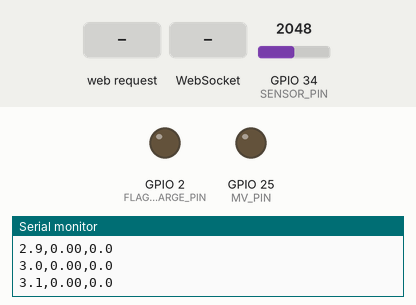
Recording of a program running on a simulated ESP32. Parts: output pins drawn as LEDs (lit = HIGH), the last lines printed to the serial monitor. The inputs (shaded band) are chosen by the test bench; at power-on: GPIO 34 (SENSOR_PIN) = 2048. WiFi joins after 1.5 s; servers stay silent unless stated; storage starts empty.

Above: at 3.2 s.
3.3 s: HTTP request GET /discharge received
At 3.9 s:
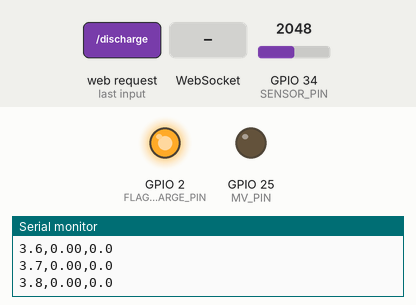
At 6.2 s:
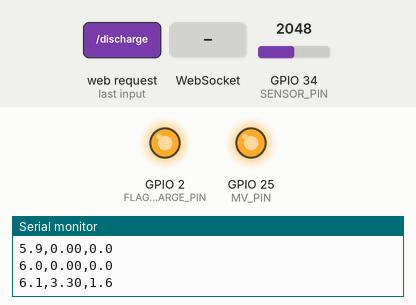
6.3 s: WebSocket text "/discharge" received
At 8.2 s:
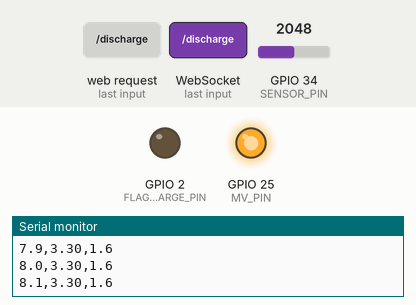
8.8 s: WebSocket text "1" received
Timing chart, 0 to 11.8 s (numbered marks = the images above; inputs shaded):
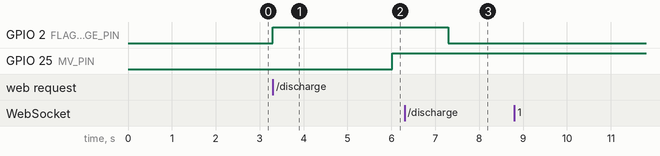

Measured:
- after the input at 3.3 s, GPIO 2 (FLAG_DISCHARGE_PIN): LOW → HIGH at once

The program:

main.cpp
```cpp
#include <Arduino.h>

/********* ADAPTADO DE...
  Rui Santos & Sara Santos - Random Nerd Tutorials
  Complete instructions at https://RandomNerdTutorials.com/esp32-websocket-server-sensor/
  Permission is hereby granted, free of charge, to any person obtaining a copy of this software and associated documentation files.
  The above copyright notice and this permission notice shall be included in all copies or substantial portions of the Software.
*********/
#include <WiFi.h>
#include <WebServer.h>
#include <WebSocketsServer.h>
#include <Arduino_JSON.h>
#include <freertos/FreeRTOS.h>
#include "SPIFFS.h"

// Replace with your network credentials
const char* ssid = "Servos_2g";
const char* password = "discipulo";

// Settings according to resistor value and capacitor value
static const float R = 10000; //ohms 10k
static const float C = 0.0001; //faraday 100 uF
static const float timeConstant = R*C;
static const TickType_t samplingInterval = ((timeConstant*1000)/10.) / portTICK_PERIOD_MS; // 100ms = 0.1s
static const TickType_t timeToApplyMV = (timeConstant*4*1000) / portTICK_PERIOD_MS;

// Globals
static const uint8_t SENSOR_PIN = 34;
static const uint8_t MV_PIN = 25;
static const uint8_t FLAG_DISCHARGE_PIN = 2;
volatile float VCC = 0.0; //initial value applied from t=0 to t=timeToApplyMV
volatile uint16_t sensorReadingInt;
volatile float sensorReadingVoltage;
String jsonString;

static TimerHandle_t getSensorReadingTimer = NULL;
static TimerHandle_t stepInputStartTimer = NULL;

// Create a WebSocket object
WebSocketsServer websocketserver = WebSocketsServer(8080);
WebServer webserver(80);

// Callbacks
void notifyClients(String sensorReadings) {
  websocketserver.broadcastTXT(sensorReadings);
}

void onWebSocketEvent(uint8_t num, WStype_t type, uint8_t *payload, size_t length) {
  switch(type) {
    case WStype_DISCONNECTED:
      Serial.printf("[%u] disconnected\n", num);
      break;
    case WStype_CONNECTED: {
      IPAddress ip = websocketserver.remoteIP(num);
      Serial.printf("[%u] connection from ", num);
      Serial.println(ip.toString());
    }
      break;
    case WStype_TEXT:
      Serial.printf("[%u] Text: %s\n", num, payload) ;
      notifyClients(jsonString);
      //websocketserver.sendTXT(num, payload); //send payload back to the client
      break;
    case WStype_ERROR:
    case WStype_BIN:
    case WStype_FRAGMENT_TEXT_START:
    case WStype_FRAGMENT_BIN_START:
    case WStype_FRAGMENT:
    case WStype_FRAGMENT_FIN:
    default: break;
  }
}
// Json Variable to Hold Sensor Readings
JSONVar readings;

// Timer variables
unsigned long lastTime = 0;
unsigned long refreshInterval = ((timeConstant*1000)/10.);

void getSensorReadingCallback(TimerHandle_t xTimer) {
  readings["time"] = String(xTaskGetTickCount() / 1000.);
  sensorReadingInt = analogRead(SENSOR_PIN);
  sensorReadingVoltage = (sensorReadingInt) * (VCC/4096.);
  readings["MV"] =  String(VCC);
  readings["PV"] =  String(sensorReadingVoltage);
  Serial.print(xTaskGetTickCount() / 1000., 1);
  Serial.print(",");
  Serial.print(VCC);
  Serial.print(",");
  Serial.println(sensorReadingVoltage, 1);
  jsonString = JSON.stringify(readings);
  notifyClients(jsonString);
  //websocketserver.cleanupClients(); // in order to avoid exceeding maximum clients - a timer for this is necessary
}

// send step after <timeToStartInterval> seconds
void setStepInputReadingCallback(TimerHandle_t xTimer) {
  digitalWrite(MV_PIN, HIGH);
  VCC = 3.3;
}

void initSPIFFS() {
  if (!SPIFFS.begin(true)) {
    Serial.println("An error has occurred while mounting LittleFS");
  }
  Serial.println("LittleFS mounted successfully");
}

// Initialize WiFi
void initWiFi() {
  WiFi.mode(WIFI_STA);
  WiFi.begin(ssid, password);
  Serial.print("Connecting to WiFi ..");
  while (WiFi.status() != WL_CONNECTED) {
    Serial.print('.');
    vTaskDelay(pdMS_TO_TICKS(1000));
  }
  Serial.println(WiFi.localIP());
}

void initWebSocket() {
  websocketserver.begin();
  websocketserver.onEvent(onWebSocketEvent);
}

/* suppose a button@frontend to reset the capacitor (discharge) */
  void dischargeCapacitor() {
     String data = webserver.uri();
     if (data=="/discharge") {
       digitalWrite(MV_PIN, LOW);
       digitalWrite(FLAG_DISCHARGE_PIN, HIGH);
       vTaskDelay(pdMS_TO_TICKS(timeConstant*4*1000)); //RC * 4 * 1000 to get in ms
       digitalWrite(FLAG_DISCHARGE_PIN, LOW);
       webserver.send(200,"text/plain","ok");
     }
  }

void setup() {
  Serial.begin(115200);
  initWiFi();
  initSPIFFS();
  initWebSocket();

  webserver.serveStatic("/", SPIFFS, "/index.html");
  webserver.serveStatic("/style.css", SPIFFS, "/style.css");
  webserver.serveStatic("/script.js", SPIFFS, "/script.js");
  webserver.on("/discharge", dischargeCapacitor);
  webserver.begin();
  //---------------------

  // Configure I/O direction
  pinMode(MV_PIN, OUTPUT);
  pinMode(SENSOR_PIN, INPUT);
  pinMode(FLAG_DISCHARGE_PIN, OUTPUT);
    // Create a auto-reload timer for sensor readings
  getSensorReadingTimer = xTimerCreate(
                      "getSensorReadingTimer",     // Name of timer
                      samplingInterval,            // Period of timer (in ticks)
                      pdTRUE,              // Auto-reload TRUE, one_shot FALSE
                      (void *)0,            // Timer ID
                      getSensorReadingCallback);  // Callback function
  // Create a one shot timer for step output
  stepInputStartTimer  = xTimerCreate(
                      "stepInputStartTimer ",     // Name of timer
                      timeToApplyMV,            // Period of timer (in ticks)
                      pdFALSE,              // Auto-reload TRUE, one_shot FALSE
                      (void *)1,            // Timer ID
                      setStepInputReadingCallback);  // Callback function

  xTimerStart(getSensorReadingTimer, 0);
  xTimerStart(stepInputStartTimer, 0);
}

void loop() {
  webserver.handleClient();
  websocketserver.loop();
}
```
